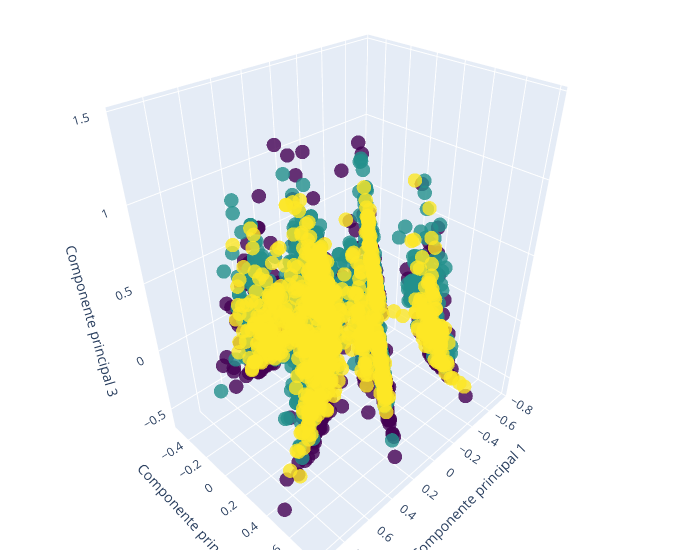

Notebook code for this chart:
### Code cell
import pandas as pd
import plotly.graph_objs as go
from sklearn.decomposition import PCA

# Cargar los datos desde el archivo CSV
data = pd.read_csv('../descriptores/descriptores_completos_normalizados.csv', header=None)

# Extraer los descriptores y las etiquetas de clase
X = data.iloc[:, :-1].values
y = data.iloc[:, -1].values

# Aplicar PCA para reducir la dimensionalidad a 3 dimensiones
pca = PCA(n_components=3)
X_pca = pca.fit_transform(X)

# Crear una figura 3D interactiva
fig = go.Figure(data=[go.Scatter3d(
    x=X_pca[:, 0],
    y=X_pca[:, 1],
    z=X_pca[:, 2],
    mode='markers',
    marker=dict(
        size=5,
        color=y,                # Asignar colores basados en las etiquetas de clase
        colorscale='Viridis',  # Puedes cambiar la paleta de colores según tus preferencias
        opacity=0.8
    )
)])

# Configurar el diseño de la figura
fig.update_layout(scene=dict(
                    xaxis_title='Componente principal 1',
                    yaxis_title='Componente principal 2',
                    zaxis_title='Componente principal 3'),
                    width=700,
                    margin=dict(r=20, b=10, l=10, t=10))

# Mostrar la figura interactiva
fig.show()

### Figure 1 — Plotly figure (JSON) as saved in the notebook; plotly's stock layout.template omitted (floating-point values rounded to 4 significant figures; data arrays with more than 128 entries replaced by an {"elided": "..."} marker saying what was removed)
{"data": [{"marker": {"color": {"elided": "2397 int values"}, "colorscale": [[0, "#440154"], [0.1111, "#482878"], [0.2222, "#3e4989"], [0.3333, "#31688e"], [0.4444, "#26828e"], [0.5556, "#1f9e89"], [0.6667, "#35b779"], [0.7778, "#6ece58"], [0.8889, "#b5de2b"], [1, "#fde725"]], "opacity": 0.8, "size": 5}, "mode": "markers", "type": "scatter3d", "x": {"elided": "2397 float values"}, "y": {"elided": "2397 float values"}, "z": {"elided": "2397 float values"}}], "layout": {"margin": {"b": 10, "l": 10, "r": 20, "t": 10}, "scene": {"xaxis": {"title": {"text": "Componente principal 1"}}, "yaxis": {"title": {"text": "Componente principal 2"}}, "zaxis": {"title": {"text": "Componente principal 3"}}}, "width": 700}}
